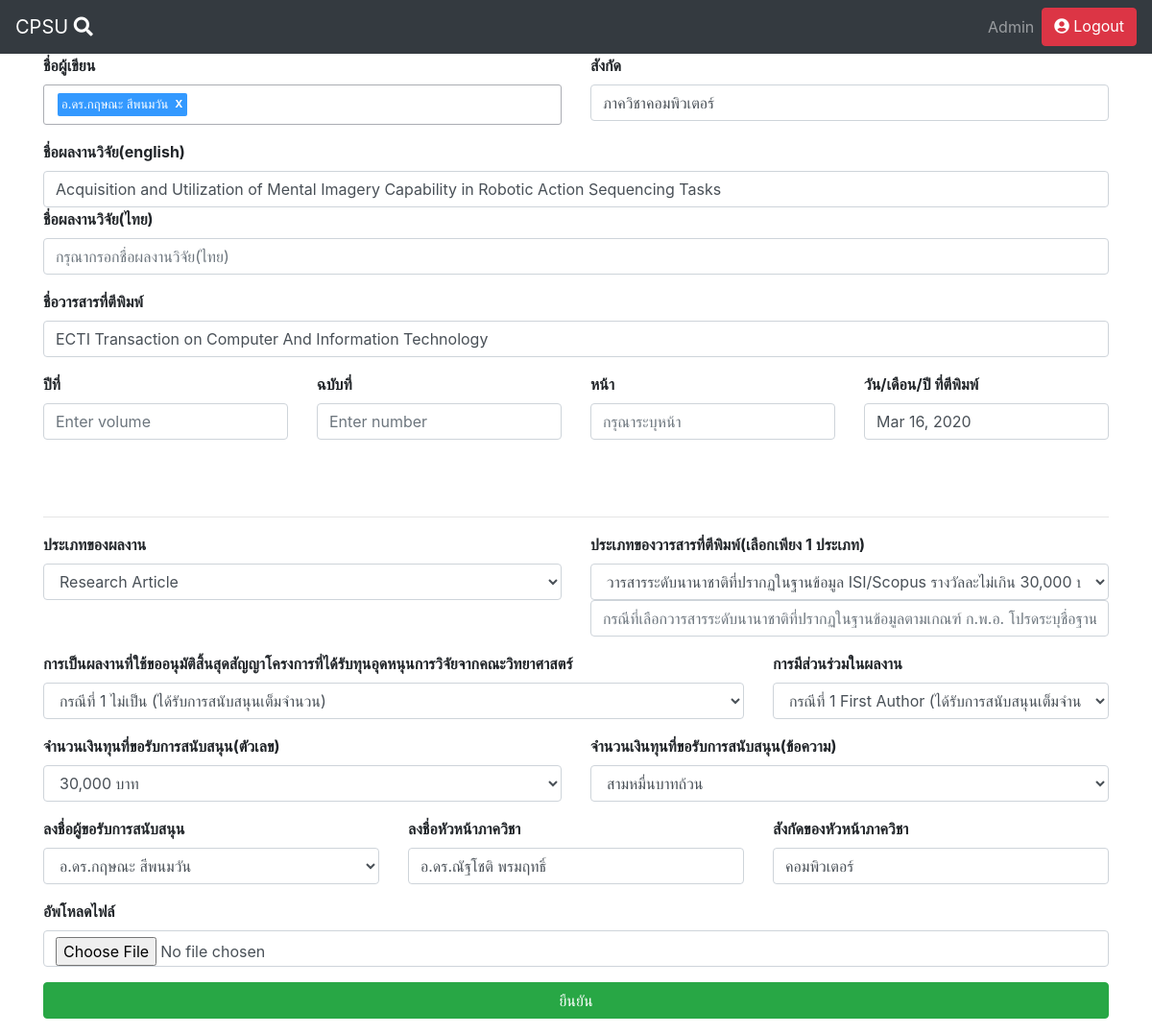
Page /admin/edit_scholarship_journal.php/?id=6 (signed in) on the committed database.
### tables this page shows
CREATE TABLE `scholarship_journal` (
  `author` varchar(255) NOT NULL,
  `department` varchar(255) NOT NULL,
  `titleTH` varchar(255) NOT NULL,
  `titleEN` varchar(255) NOT NULL,
  `journal_name` varchar(255) NOT NULL,
  `volume` varchar(255) NOT NULL,
  `number` varchar(255) NOT NULL,
  `date` varchar(255) NOT NULL,
  `type_of_document` varchar(255) NOT NULL,
  `type_of_publication` varchar(255) NOT NULL,
  `database_name` varchar(255) NOT NULL,
  `approval` varchar(255) NOT NULL,
  `participation` varchar(255) NOT NULL,
  `amount` varchar(255) NOT NULL,
  `amount_text` varchar(255) NOT NULL,
  `applicant` varchar(255) NOT NULL,
  `head_of_department` varchar(255) NOT NULL,
  `department_name` varchar(255) NOT NULL,
  `page` varchar(255) NOT NULL,
  `id` int(11) NOT NULL,
  `type` varchar(255) NOT NULL,
  `file_path` varchar(255) NOT NULL,
  `check_scholarship` varchar(255) NOT NULL
);

### admin/edit_scholarship_journal.php (the view, shortened to what this page needs)
<!DOCTYPE html>
<html lang="en" dir="ltr">
  <head>
    <link rel="stylesheet" href="https://maxcdn.bootstrapcdn.com/bootstrap/4.5.0/css/bootstrap.min.css">
    <link rel="stylesheet" href="https://use.fontawesome.com/releases/v5.7.0/css/all.css">
    <link rel="stylesheet" href="http://localhost/seniorproject/fm.tagator.jquery.css">
  </head>
  <body>
    <?php require('../navbar.php');?>
    <?php
      $servername = "localhost";
      $username = "root";
      $password = "";
      $dbname = "test";
      $conn = new mysqli($servername, $username, $password, $dbname);
          $id=$_GET['id'];
          $sql = "SELECT * FROM `scholarship_journal` WHERE `id`=$id";
          $result = $conn->query($sql);
          $row = $result->fetch_assoc();
          $department=$row['department'];
          $titleTH=$row['titleTH'];
          $titleEN=$row['titleEN'];
          $volume=$row['volume'];
          $number=$row['number'];
          $journal_name=$row['journal_name'];
          $date=$row['date'];
          $type_of_document=$row['type_of_document'];
          $type_of_publication=$row['type_of_publication'];
          $database_name=$row['database_name'];
          $approval=$row['approval'];
          $participation=$row['participation'];
          $amount=$row['amount'];
          $amount_text=$row['amount_text'];
          $applicant=$row['applicant'];
          $head_of_department=$row['head_of_department'];
          $page=$row['page'];
          $active="Active";
          $sql = "SELECT * FROM `teacher` WHERE `status`='$active'";
          $result = $conn->query($sql);
          if ($result->num_rows > 0) {
            $teacher_name=[];
            while($row = $result->fetch_assoc())  {
              array_push($teacher_name,$row['title'].$row['name']);
            }
          }
        ?>
        <div class="container">
          <form action='<?php echo "http://localhost/seniorproject/admin/edit_scholarship_journal.php/?id=$id"?>' method="post" enctype="multipart/form-data">
           <div class='row'>
             <div class="form-group col-md-6">
               <label for="author"><strong>ชื่อผู้เขียน</strong></label>
             </div>
            <div class="form-group col-md-6">
              <label for="department"><strong>สังกัด</strong></label>
              <input type="text" class="form-control" placeholder="กรุณาระบุสังกัด" name="department" value="<?php echo $department; ?>">
            </div>
          </div>
            <div class="form-group">
              <label for="titleEN"><strong>ชื่อผลงานวิจัย(english)</strong></label>
              <input type="text" class="form-control" placeholder="กรุณากรอกชื่อผลงานวิจัย(english)" name="titleEN" value="<?php echo $titleEN; ?>"
            </div>
            <div class="form-group">
              <label for="titleTH"><strong>ชื่อผลงานวิจัย(ไทย)</strong></label>
              <input type="text" class="form-control" placeholder="กรุณากรอกชื่อผลงานวิจัย(ไทย)" name="titleTH" value="<?php echo $titleTH; ?>">
            </div>
            <div class="form-group">
              <label for="journal_name"><strong>ชื่อวารสารที่ตีพิมพ์</strong></label>
              <input type="text" class="form-control" placeholder="กรุณากรอกชื่อวารสารที่ตีพิมพ" name="journal_name" value="<?php echo $journal_name; ?>">
            </div>
          <div class='row'>
            <div class="form-group col-md-3">
              <label for="volume"><strong>ปีที่</strong></label>
              <input type="text" class="form-control" placeholder="Enter volume" name="volume" value="<?php echo $volume; ?>">
            </div>
            <div class="form-group col-md-3">
              <label for="number"><strong>ฉบับที่</strong></label>
              <input type="text" class="form-control" placeholder="Enter number" name="number" value="<?php echo $number; ?>">
            </div>
            <div class="form-group col-md-3">
              <label for="page"><strong>หน้า</strong></label>
              <input type="text" class="form-control" placeholder="กรุณาระบุหน้า" name="page" value="<?php echo $page; ?>">
            </div>
            <div class="form-group col-md-3">
              <label for="date"><strong>วัน/เดือน/ปี ที่ตีพิมพ์</strong></label>
              <input type="text" class="form-control" placeholder="กรุณากรอกวัน/เดือน/ปี" name="date" value="<?php echo $date; ?>">
            </div>
          </div>
            <br>
            <br>
            <hr>
          <div class='row'>
            <div class="form-group col-md-6">
              <label for="type_of_document"><strong>ประเภทของผลงาน</strong></label>
              <select class="form-control" name="type_of_document" value="<?php echo $type_of_document; ?>">
                  <option value="research_article" <?php if($type_of_document=="research_article") echo 'selected';?>>Research Article</option>
              </select>
            </div>
            <div class="form-group col-md-6">
              <label for="type_of_publication"><strong>ประเภทของวารสารที่ตีพิมพ์(เลือกเพียง 1 ประเภท)</strong></label>
              <select class="form-control" name="type_of_publication" value="<?php echo $type_of_publication; ?>">
                  <option value="วารสารระดับนานาชาติที่ปรากฏในฐานข้อมูล ISI/Scopus รางวัลละไม่เกิน 30,000 บาท" <?php if($type_of_publication=="วารสารระดับนานาชาติที่ปรากฏในฐานข้อมูล ISI/Scopus รางวัลละไม่เกิน 30,000 บาท") echo 'selected'?>>วารสารระดับนานาชาติที่ปรากฏในฐานข้อมูล ISI/Scopus รางวัลละไม่เกิน 30,000 บาท</option>
              </select>
                <input type="text" class="form-control" placeholder="กรณีที่เลือกวารสารระดับนานาชาติที่ปรากฏในฐานข้อมูลตามเกณฑ์ ก.พ.อ. โปรดระบุชื่อฐานข้อมูล" name="database_name"  value="<?php echo $database_name; ?>">
            </div>
          </div>
          <div class='row'>
            <div class="form-group col-md-8">
              <label for="approval"><strong>การเป็นผลงานที่ใช้ขออนุมัติสิ้นสุดสัญญาโครงการที่ได้รับทุนอุดหนุนการวิจัยจากคณะวิทยาศาสตร์</strong></label>
              <select class="form-control" name="approval" value="<?php echo $approval; ?>">
                  <option value="กรณีที่ 1 ไม่เป็น (ได้รับการสนับสนุนเต็มจำนวน)" <?php if($approval=="กรณีที่ 1 ไม่เป็น (ได้รับการสนับสนุนเต็มจำนวน)") echo 'selected'?>>กรณีที่ 1 ไม่เป็น (ได้รับการสนับสนุนเต็มจำนวน)</option>
              </select>
            </div>
            <div class="form-group col-md-4">
              <label for="participation"><strong>การมีส่วนร่วมในผลงาน</strong></label>
              <select class="form-control" name="participation">
                  <option value="กรณีที่ 1 First Author" <?php if($participation=="กรณีที่ 1 First Author") echo 'selected'?>>กรณีที่ 1 First Author (ได้รับการสนับสนุนเต็มจำนวน)</option>
              </select>
            </div>
          </div>
          <div class='row'>
            <div class="form-group col-md-6">
              <label for="amount"><strong>จำนวนเงินทุนที่ขอรับการสนับสนุน(ตัวเลข)</strong></label>
              <select class="form-control" name="amount">
                  <option value="30,000" <?php if($amount=="30,000") echo 'selected'?>>30,000 บาท</option>
              </select>
            </div>
            <div class="form-group col-md-6">
              <label for="amount_text"><strong>จำนวนเงินทุนที่ขอรับการสนับสนุน(ข้อความ)</strong></label>
              <select class="form-control" name="amount_text">
                  <option value="สามหมื่นบาทถ้วน" <?php if($amount_text=="สามหมื่นบาทถ้วน") echo 'selected'?>>สามหมื่นบาทถ้วน</option>
              </select>
            </div>
          </div>
          <div class='row'>
            <div class="form-group col-md-4">
              <label for="applicant"><strong>ลงชื่อผู้ขอรับการสนับสนุน</strong></label>
              <select class="form-control" name="applicant">
              <?php
                foreach ($teacher_name as $name) {
                  if($applicant==$name){
                    echo "<option value='$name' selected>$name</option>";
                  }
                  else{
                    echo "<option value='$name'>$name</option>";
                  }
                }
              ?>
              </select>
            </div>
            <div class="form-group col-md-4">
              <label for="head_of_department"><strong>ลงชื่อหัวหน้าภาควิชา</strong></label>
              <input type="text" class="form-control" placeholder="กรุณาระบุชื่อหัวหน้าภาควิชา" name="head_of_department" value="<?php echo $head_of_department; ?>">
            </div>
            <div class="form-group col-md-4">
              <label for="department_name"><strong>สังกัดของหัวหน้าภาควิชา</strong></label>
              <input type="text" class="form-control" placeholder="กรุณาระบุสังกัดภาควิชา" name="department_name" value="คอมพิวเตอร์">
            </div>
          </div>
            <div class="form-group">
              <label for="journal_file"><strong>อัพโหลดไฟล์</strong></label>
              <input type="file" class="form-control" placeholder="Upload file" name="journal_file">
            </div>
            <button type="submit" class="btn btn-success btn-block">ยืนยัน</button>
        </form>
      </div>
  </body>
</html>

### rows in the picture
scholarship_journal: department "ภาควิชาคอมพิวเตอร์", titleEN "Acquisition and Utilization of Mental Imagery Capability in Robotic Action Sequencing Tasks", journal_name "ECTI Transaction on Computer And Information Technology", date "Mar 16, 2020", type_of_document "Research Article", type_of_publication "วารสารระดับนานาชาติที่ปรากฏในฐานข้อมูล ISI/Scopus รางวัลละไม่เกิน 30,000 บาท", approval "กรณีที่ 1 ไม่เป็น (ได้รับการสนับสนุนเต็มจำนวน)", participation "กรณีที่ 1 First Author (ได้รับการสนับสนุนเต็มจำนวน)", amount "30,000 บาท", amount_text "สามหมื่นบาทถ้วน", applicant "อ.ดร.กฤษณะ สีพนมวัน", head_of_department "อ.ดร.ณัฐโชติ พรมฤทธิ์"
